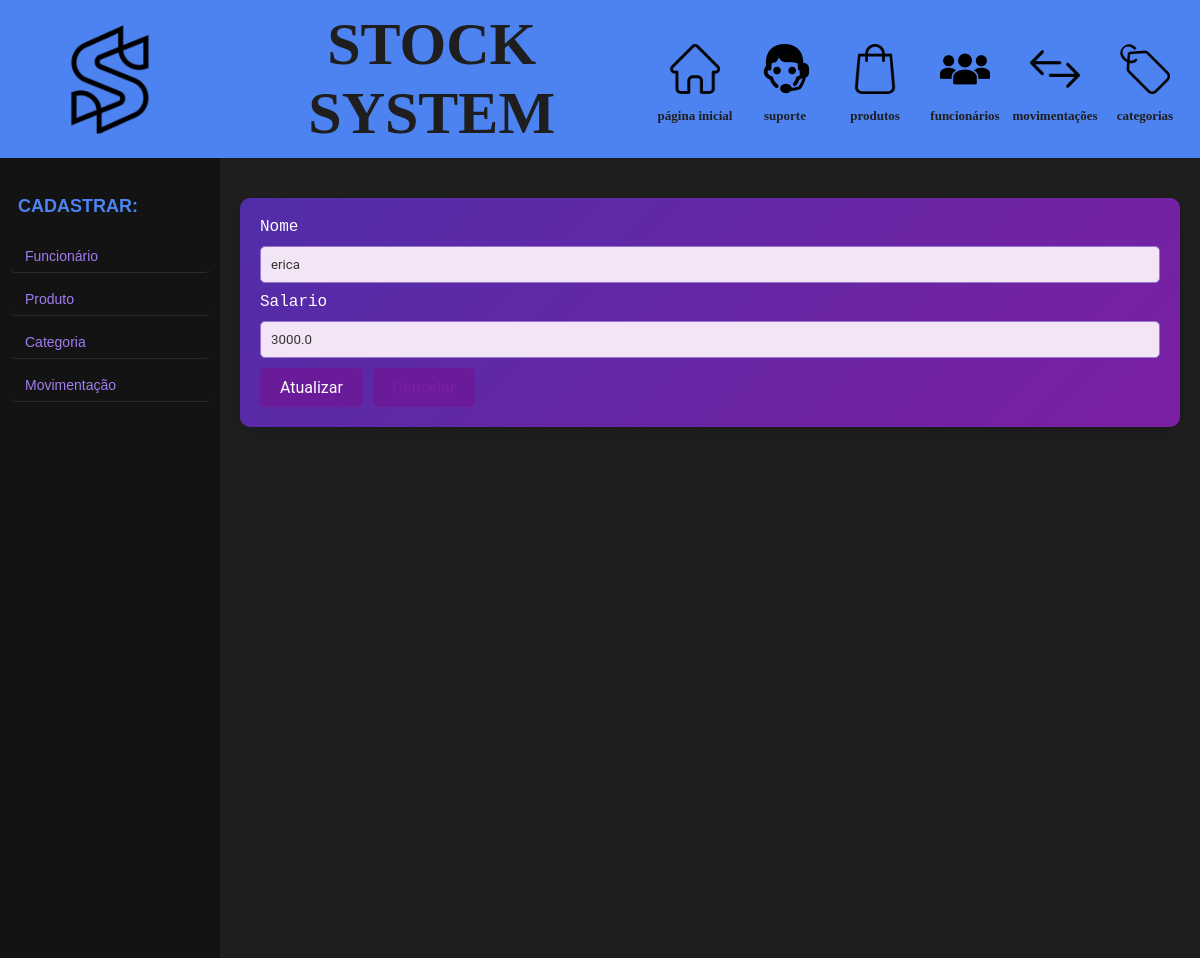
Before: /editar_funcionario/4 with the older database file.
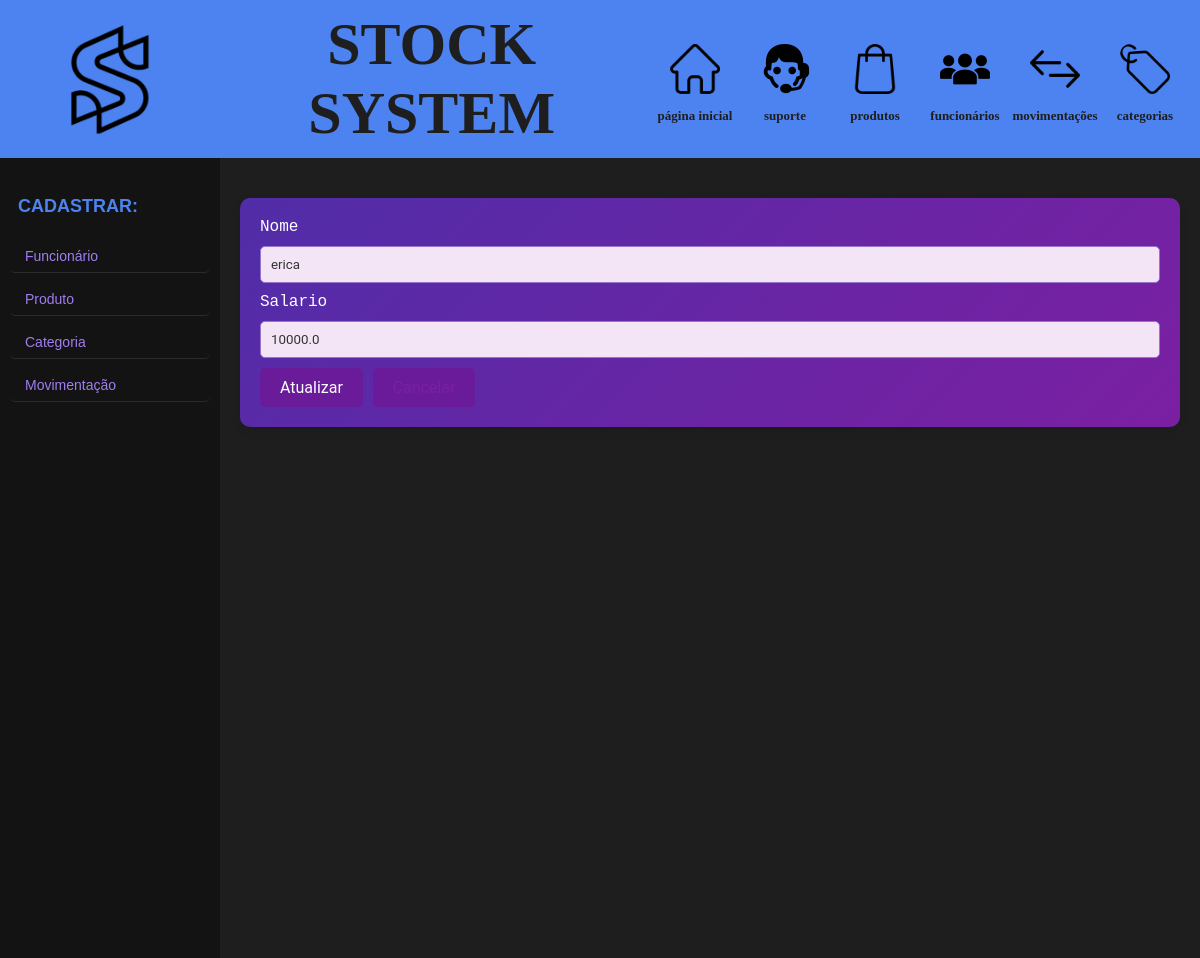
After: the same page with the newer database file.
### models.py (models this page shows, shortened)
class Funcionario(Base):
    __tablename__ = 'funcionario'
    nome = Column(String(40), nullable=False, index=True)
    id = Column(Integer, primary_key=True, unique=True)
    cpf = Column(String(11), nullable=False, index=True, unique=True)
    salario = Column(Float, nullable=False, index=False)
    def __repr__(self):
        return ('<Funcionario: nome: {}  cpf: {}  salario: {} >'.
                format(self.nome, self.cpf, self.salario
                       ))

### app.py (the view, shortened to what this page needs)
@app.route('/editar_funcionario/<int:id_funcionario>', methods=['POST', 'GET'])
def editar_funcionario(id_funcionario):
    funcionario_resultado = db_session.execute(select(Funcionario).filter_by(id=int(id_funcionario))).scalar()
    print(funcionario_resultado)
    if not funcionario_resultado:
        flash("Funcionario nÃ£o encontrado", "error")
        return redirect(url_for('funcionario'))
    return render_template('editar_funcionario.html', funcionario=funcionario_resultado)

### templates/editar_funcionario.html
{% extends 'template.html' %}
{% block conteudo %}
<form action="{{url_for('editar_funcionario', id_funcionario=funcionario.id)}}" method="POST">
    <label>Nome </label>
    <input type="text" name="form_nome" value="{{funcionario.nome}}" required>
    <label>Salario </label>
    <input type="text" name="form_salario" value="{{funcionario.salario}}" required>
    <button> Atualizar</button>
    <button><a href="{{url_for('funcionario')}}"> Cancelar</a></button>
</form>
{% endblock conteudo %}

Changed rows visible on the page:
changed Funcionario "erica": form_salario "3000.0" → "10000.0"
